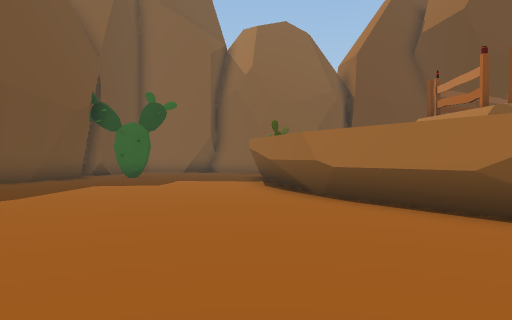
[1] (above)

12 first-person views from a walk through a scene from a Unity 3-D project. The camera is 1.3 m above the floor, looks level and sees 70° across. The floor is counted in squares, 2 m on a side. Each view is taken from the middle of a square. On the plan, view 1 faces up. The plan holds only what a view shows up to about 11 squares ahead; the rest is blank. The place goes on beyond the plan. The player is left out.

[2]
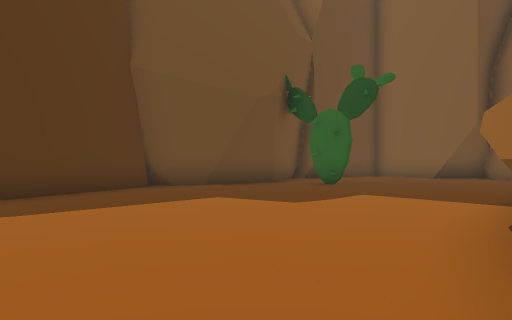

[3]
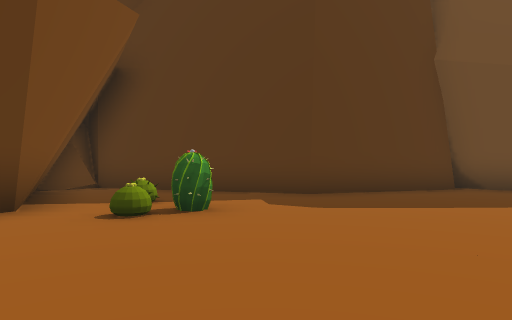

[4]
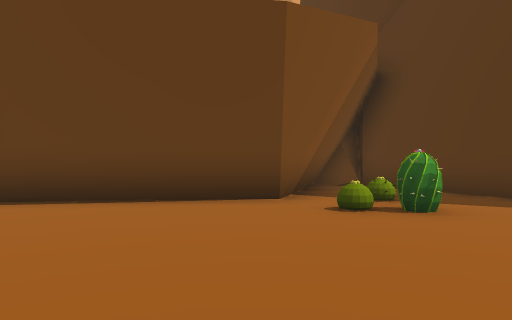

[5]
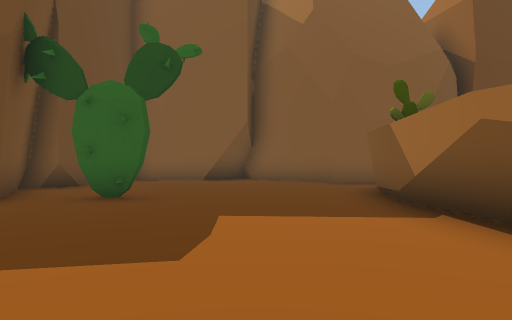

[6]
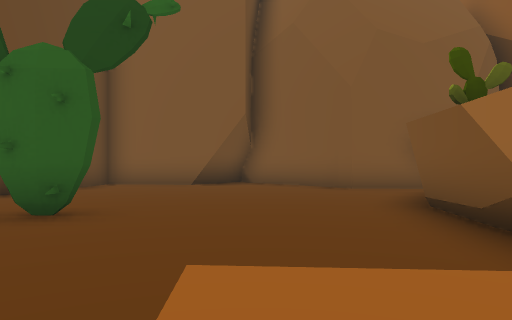

[7]
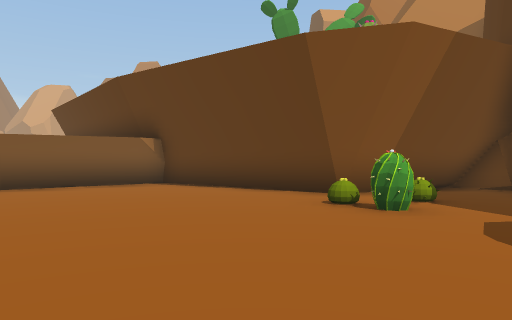

[8]
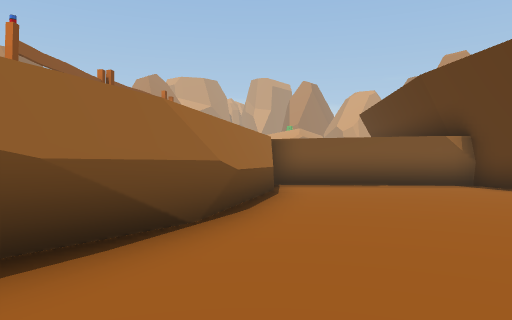

[9]
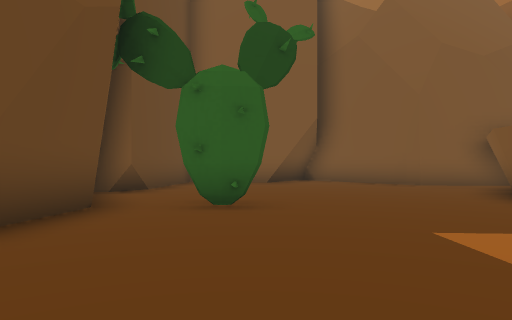

[10]
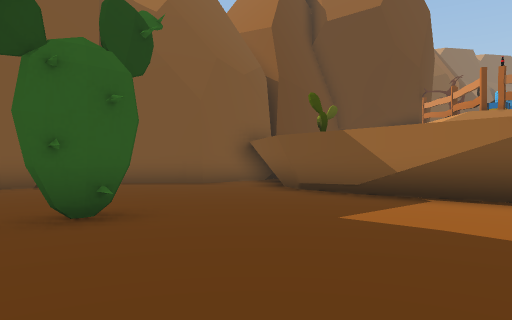

[11]
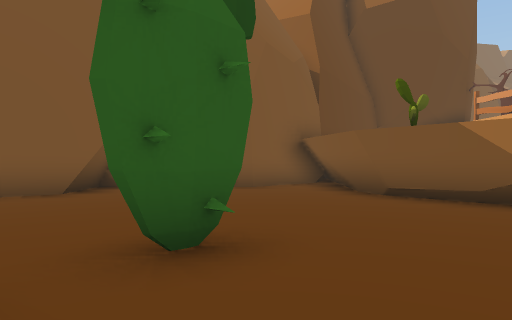

[12]
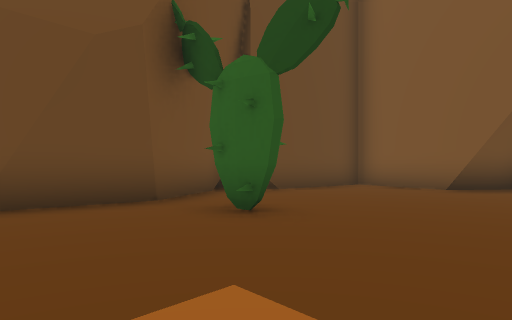

### Floor plan
Points are (right, up) in squares from view 1. A wall is a line through its corners. A room is listed if a view was taken in it or the views show most of it. See-through windows are left out.
Room 1 (views 1, 2, 3, 4, 5, 6, 7, 8, 9, 10, 11, 12)
walls: (0.1, 9.2) (-0.1, 10.7); (-0.1, 10.3) (0.3, 14.3) (1.4, 16.3); (0.5, 7.9) (0, 11.6); (1.3, 6) (0, 9.4); (-6.3, 11.3) (-7.1, 9.5) (-6, 6.1) (-7.5, 1.3); (-6.8, 10.1) (-7.4, 9.5); (-3.6, 2.2) (-3.3, 2.1); (-3.6, 2.2) (0.7, -1.2); (3, 3.4) (0.9, 6.8); (1.2, 15.8) (2.9, 17.2) (0.2, 17.3) (-0.2, 17.7); (-7, 14.7) (-6.1, 13) (-6.5, 10.7); (-7.3, 15.4) (-6.9, 14.5); (0, 17.6) (-1.4, 18.9); (-0.7, 0) (0.5, -0.8) (0.7, -0.5); (-0.8, 18.4) (-2.2, 19.4); (-7.4, 1.2) (-6.8, 0.5); (-7.5, 1.2) (-7, 0.5); (-7.1, 0.6) (-3.8, 2.2); (0.4, -0.7) (4, 2.5); (0.5, -0.8) (4.2, 2.3); (-2.3, 19.5) (-3.2, 18.5) (-5.9, 18.8) (-6.5, 15.3); (-2.4, 19.6) (-3.5, 18.3)
low walls: (0.9, 6.8) (0.1, 12.5); (-7, 9.9) (-7.5, 9.5); (1.1, 15.5) (3.1, 17.2); (1.5, 15.6) (3.3, 17.2); (-6.5, 15.9) (-6.9, 15.4); (-7, 0.5) (-3.6, 2.2); (0.6, -1.1) (4.3, 2.1); (0.7, -1.2) (1.2, -0.8)
ways out: gap at (-6, 13)
objects: other object (-5, 3); other object (-5, 13) to (-4, 13); other object (-4, 4); other object (-3, 4)

Positions as (right, up) in squares from view 1, and headings:
1: (0, 0), facing up
2: (1, 5), facing up-left
3: (1, 5), facing left
4: (1, 6), facing down-left
5: (-2, 7), facing up
6: (-2, 9), facing up
7: (-2, 9), facing down
8: (-2, 9), facing down-right
9: (-4, 8), facing up
10: (-6, 9), facing up-right
11: (-6, 11), facing up-right
12: (-1, 10), facing up-left
